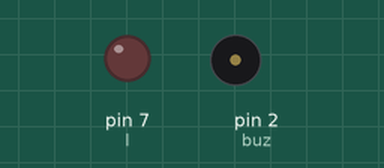
Recording of a sketch running on a simulated Arduino Uno, built with avr-gcc and run on an emulated ATmega328P. Shown: output pins drawn as LEDs (lit = HIGH), buzzer (waves = sounding).

Above: at 2.9 s.
At 7.72 s:
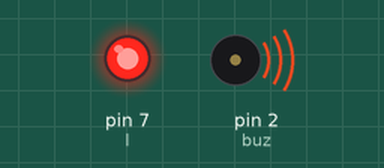
Timing chart, 0 to 8.0 s (numbered marks = the images above):
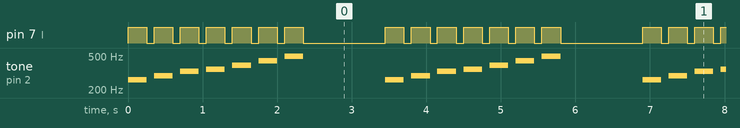

The sketch:

sketch.ino
```cpp
int l = 7;      // LED
int buz = 2;    // Buzzer

// ترددات نغمات موسيقية (دو، ري، مي...)
int melody[] = {262, 294, 330, 349, 392, 440, 494};
// 262Hz = C4, 294Hz = D4, 330Hz = E4, ...

int noteDurations[] = {4, 4, 4, 4, 4, 4, 4}; // طول كل نغمة (ربع)

void setup() {
  pinMode(l, OUTPUT);
  pinMode(buz, OUTPUT);
}

void loop() {
  for (int thisNote = 0; thisNote < 7; thisNote++) {
    // مدة النغمة
    int noteDuration = 1000 / noteDurations[thisNote];
    tone(buz, melody[thisNote], noteDuration);

    // ضو الليد بنفس وقت النغمة
    digitalWrite(l, HIGH);
    delay(noteDuration);
    digitalWrite(l, LOW);

    // فاصل قصير بين النغمات
    delay(100);
  }

  // توقف بسيط بعد المقطع
  delay(1000);
}
```

Measured:
- by itself, pin 7 (l): repeats every 3.5 s: 6 × (LOW 0.10 s, HIGH 0.25 s), LOW 1.1 s, HIGH 0.25 s
- by itself, tone on pin 2 (buz): repeats every 3.5 s: silent 0.10 s, 294 Hz 0.25 s, silent 0.10 s, 330 Hz 0.25 s, silent 0.10 s, 349 Hz 0.25 s, silent 0.10 s, 392 Hz 0.25 s, silent 0.10 s, 440 Hz 0.25 s, silent 0.10 s, 494 Hz 0.25 s, silent 1.1 s, 262 Hz 0.25 s
